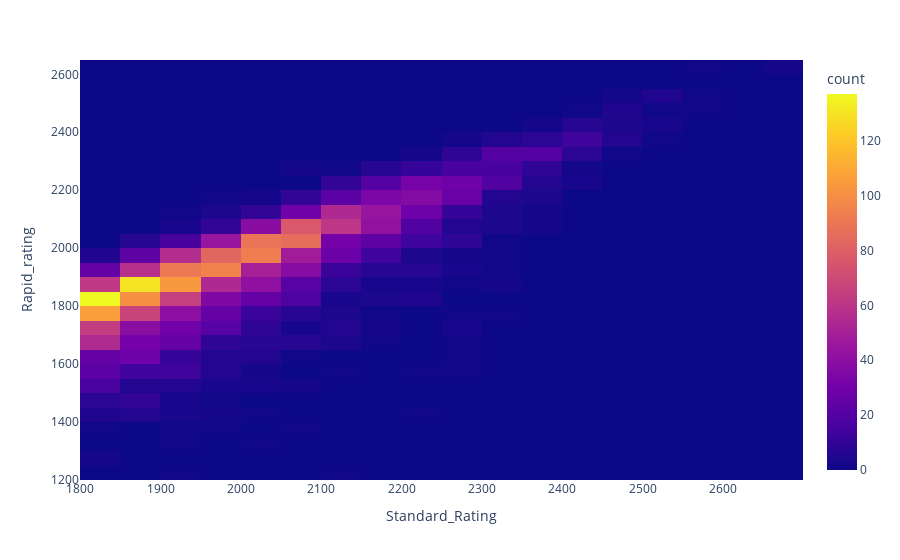

Notebook cell for this chart:
### Code cell
fig=px.density_heatmap(df,x='Standard_Rating',y='Rapid_rating')
fig.show()

### Figure 1 — Plotly figure (JSON) as saved in the notebook; plotly's stock layout.template omitted (floating-point values rounded to 4 significant figures; data arrays with more than 128 entries replaced by an {"elided": "..."} marker saying what was removed)
{"data": [{"coloraxis": "coloraxis", "hovertemplate": "Standard_Rating=%{x}<br>Rapid_rating=%{y}<br>count=%{z}<extra></extra>", "name": "", "type": "histogram2d", "x": {"elided": "8553 int values"}, "xaxis": "x", "xbingroup": "x", "y": {"elided": "8553 mixed values"}, "yaxis": "y", "ybingroup": "y"}], "layout": {"coloraxis": {"colorbar": {"title": {"text": "count"}}, "colorscale": [[0, "#0d0887"], [0.1111, "#46039f"], [0.2222, "#7201a8"], [0.3333, "#9c179e"], [0.4444, "#bd3786"], [0.5556, "#d8576b"], [0.6667, "#ed7953"], [0.7778, "#fb9f3a"], [0.8889, "#fdca26"], [1, "#f0f921"]]}, "legend": {"tracegroupgap": 0}, "margin": {"t": 60}, "xaxis": {"anchor": "y", "domain": [0, 1], "title": {"text": "Standard_Rating"}}, "yaxis": {"anchor": "x", "domain": [0, 1], "title": {"text": "Rapid_rating"}}}}
